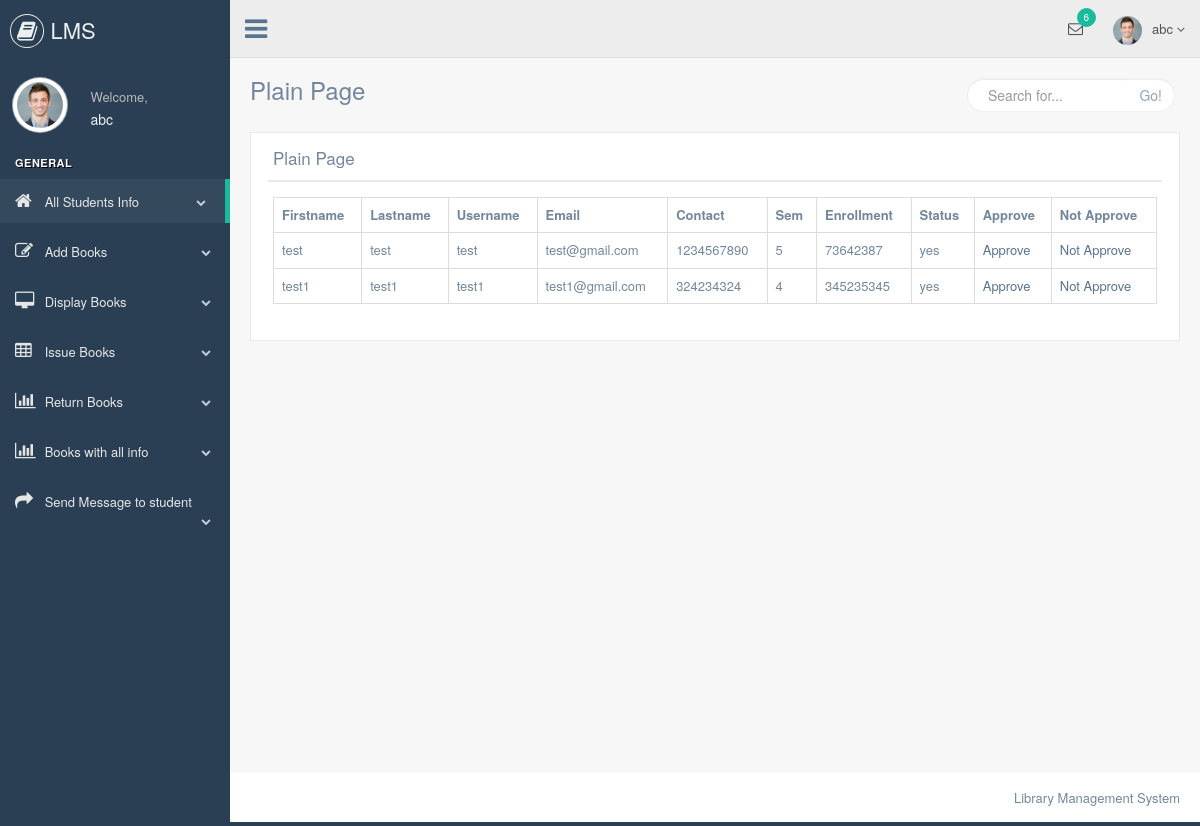
Page /librarian/display_student_info.php (signed in) on the committed database.
### tables this page shows
CREATE TABLE `student_registration` (
  `id` int(5) NOT NULL,
  `firstname` varchar(50) NOT NULL,
  `lastname` varchar(50) NOT NULL,
  `username` varchar(50) NOT NULL,
  `password` varchar(50) NOT NULL,
  `email` varchar(50) NOT NULL,
  `contact` varchar(50) NOT NULL,
  `sem` varchar(50) NOT NULL,
  `enrollment` varchar(50) NOT NULL,
  `status` varchar(3) NOT NULL
);

### librarian/display_student_info.php (the view, shortened to what this page needs)
        <?php
    include("header.php");
    include("connection.php");
?>
        <div class="right_col" role="main">
            <div class="">
                <div class="page-title">
                    <div class="title_left">
                        <h3>Plain Page</h3>
                    </div>
                    <div class="title_right">
                        <div class="col-md-5 col-sm-5 col-xs-12 form-group pull-right top_search">
                            <div class="input-group">
                                <input type="text" class="form-control" placeholder="Search for...">
                    <span class="input-group-btn">
                      <button class="btn btn-default" type="button">Go!</button>
                    </span>
                            </div>
                        </div>
                    </div>
                </div>
                <div class="clearfix"></div>
                <div class="row" style="min-height:500px">
                    <div class="col-md-12 col-sm-12 col-xs-12">
                        <div class="x_panel">
                            <div class="x_title">
                                <h2>Plain Page</h2>
                                <div class="clearfix"></div>
                            </div>
                            <div class="x_content">
                                <?php
                                $res = mysqli_query($link, "SELECT * FROM student_registration");
                                echo "<table class='table table-bordered'>";
                                echo "<th>"; echo "Firstname"; echo "</th>";
                                echo "<th>"; echo "Lastname"; echo "</th>";
                                echo "<th>"; echo "Username"; echo "</th>";
                                echo "<th>"; echo "Email"; echo "</th>";
                                echo "<th>"; echo "Contact"; echo "</th>";
                                echo "<th>"; echo "Sem"; echo "</th>";
                                echo "<th>"; echo "Enrollment"; echo "</th>";
                                echo "<th>"; echo "Status"; echo "</th>";
                                echo "<th>"; echo "Approve"; echo "</th>";
                                echo "<th>"; echo "Not Approve"; echo "</th>";
                                    while($row=mysqli_fetch_array($res)){
                                        echo "<tr>";
                                            echo "<td>"; echo $row['firstname']; echo "</td>";
                                            echo "<td>"; echo $row['lastname']; echo "</td>";
                                            echo "<td>"; echo $row['username']; echo "</td>";
                                            echo "<td>"; echo $row['email']; echo "</td>";
                                            echo "<td>"; echo $row['contact']; echo "</td>";
                                            echo "<td>"; echo $row['sem']; echo "</td>";
                                            echo "<td>"; echo $row['enrollment']; echo "</td>";
                                            echo "<td>"; echo $row['status']; echo "</td>";
                                            echo "<td>"; ?> <a href="approve.php?id=<?php echo $row["id"]; ?>">Approve</a> <?php echo "</td>";
                                            echo "<td>"; ?> <a href="notapprove.php?id=<?php echo $row["id"]; ?>">Not Approve</a> <?php echo "</td>";
                                        echo "</tr>";
                                    }
                                echo "</table>";
                                ?>
                            </div>
                        </div>
                    </div>
                </div>
            </div>
        </div>
<?php
    include("footer.php");
?>

### rows in the picture
student_registration: firstname "test", lastname "test", username "test", email "test@gmail.com", contact "1234567890", sem "5", enrollment "73642387", status "yes"
student_registration: firstname "test1", lastname "test1", username "test1", email "test1@gmail.com", contact "324234324", sem "4", enrollment "345235345", status "yes"

### other values in the picture
$_SESSION["librarian"] "abc"
